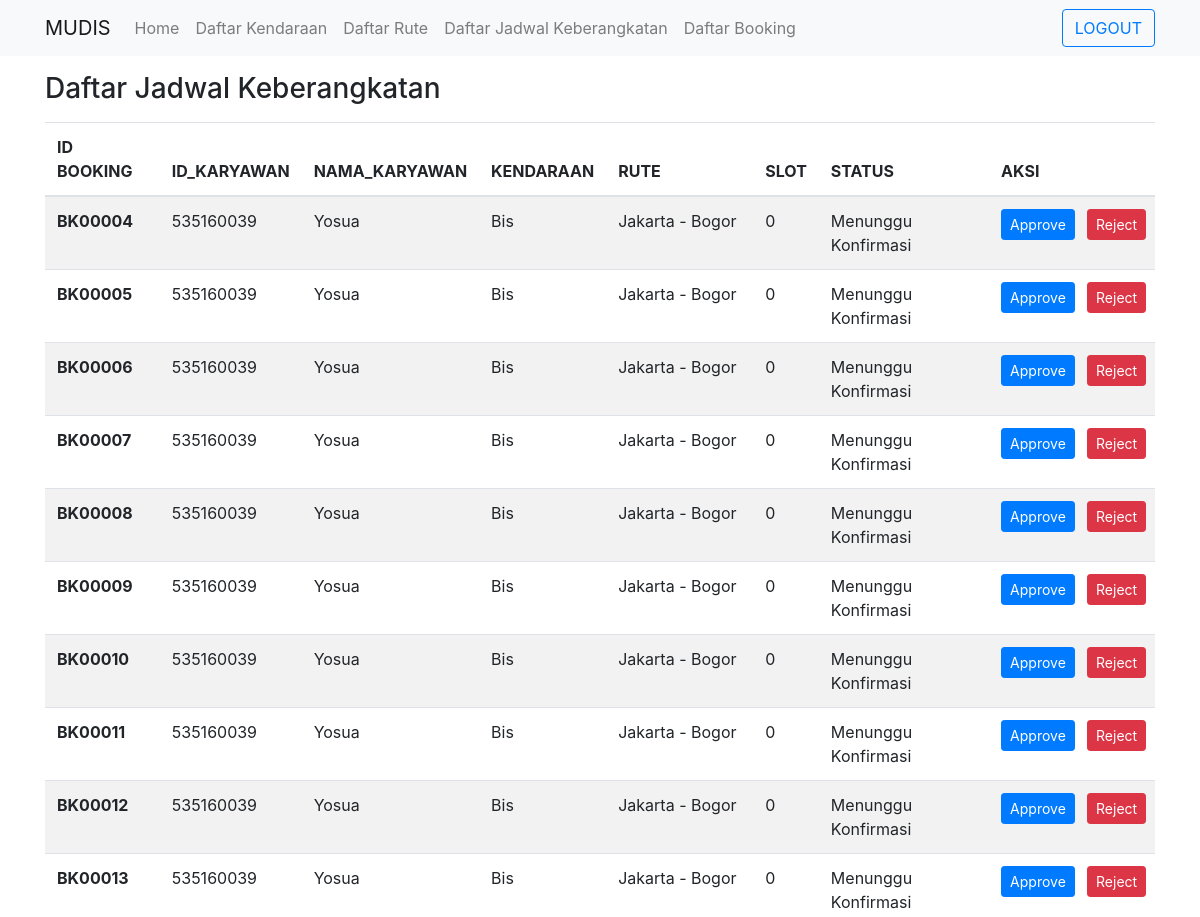
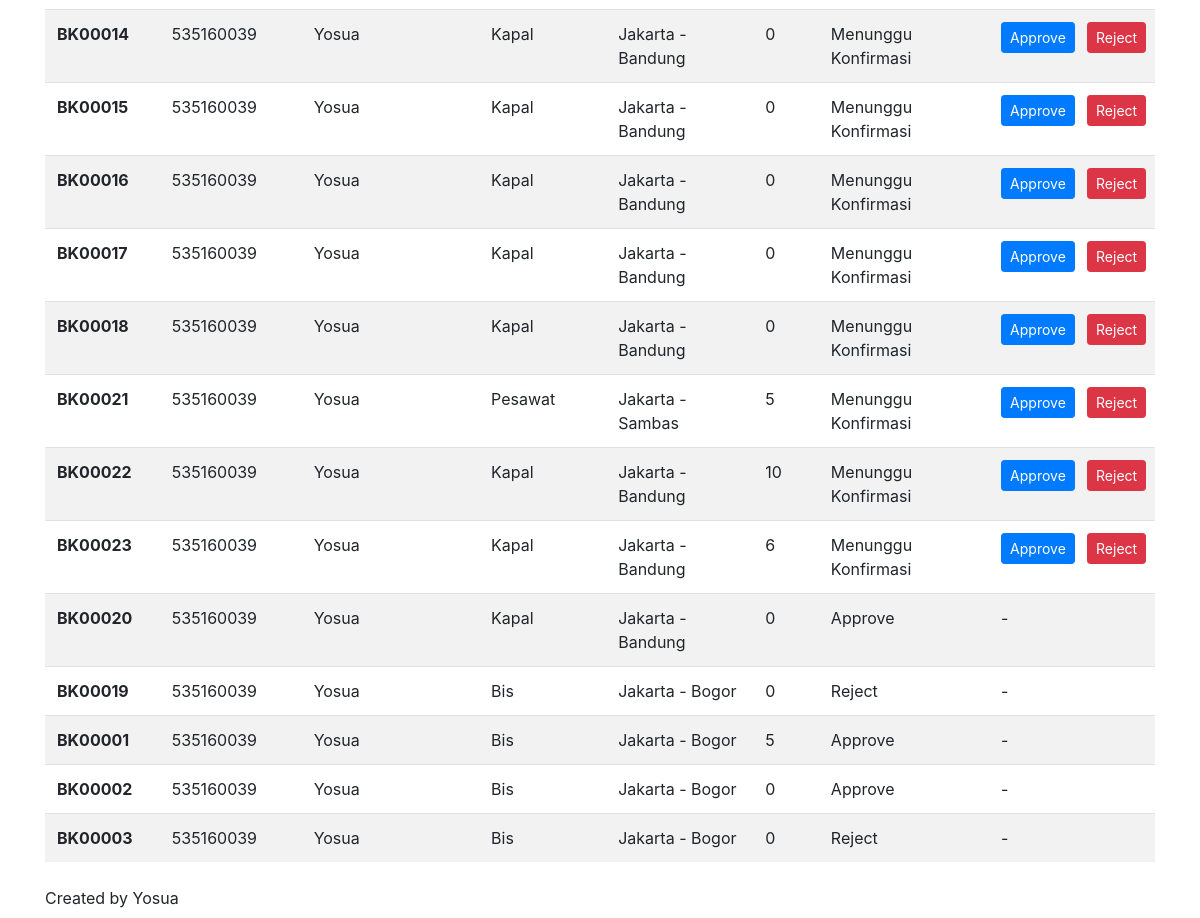
/index.php/admin/daftar_booking, run on the app's committed database (2 pictures, top to bottom).
### tables this page shows
CREATE TABLE `tbl_booking` (
  `ID_BOOKING` varchar(20) NOT NULL,
  `ID_KARYAWAN` varchar(20) NOT NULL,
  `ID_JADWAL` int(11) NOT NULL,
  `PERMINTAAN_SLOT` int(11) NOT NULL,
  `CRT_DT` datetime NOT NULL DEFAULT current_timestamp(),
  `STATUS` varchar(20) NOT NULL,
  `VALIDATION_DATE` datetime NOT NULL
);

CREATE TABLE `tbl_karyawan` (
  `ID_KARYAWAN` varchar(20) NOT NULL,
  `NAMA_KARYAWAN` varchar(100) NOT NULL,
  `ACTIVE` varchar(1) NOT NULL
);

CREATE TABLE `tbl_kendaraan` (
  `ID_KENDARAAN` int(11) NOT NULL,
  `NAMA_KENDARAAN` varchar(20) NOT NULL
);

### application/controllers/Admin.php (called while the page is built, shortened)
<?php
class Admin extends CI_Controller {
    public function __construct(){
        $this->load->model('Admin_model');
    }
    public function daftar_booking(){
        $data['judul_halaman'] = 'Admin';
        $data['daftar_booking'] = $this->Admin_model->get_DaftarBooking();
        $this->load->view('templates/header_admin.php', $data);
        $this->load->view('admin/daftar_booking.php', $data);
        $this->load->view('templates/footer_admin.php');
    }
}

### index.php (called while the page is built, shortened)
<?php
require_once BASEPATH.'core/CodeIgniter.php';

### application/models/Admin_model.php (called while the page is built, shortened)
<?php
    class Admin_model extends CI_model{
        public function get_DaftarBooking(){
            $query = "SELECT tbl_booking.ID_BOOKING, tbl_karyawan.ID_KARYAWAN, tbl_karyawan.NAMA_KARYAWAN, tbl_kendaraan.NAMA_KENDARAAN, CONCAT(tbl_rute.BERANGKAT, ' - ', tbl_rute.TUJUAN) RUTE, tbl_jadwal_keberangkatan.DATE, tbl_booking.PERMINTAAN_SLOT, tbl_booking.STATUS, tbl_booking.VALIDATION_DATE DATE_APPROVE FROM tbl_booking JOIN tbl_jadwal_keberangkatan on tbl_booking.ID_JADWAL = tbl_jadwal_keberangkatan.ID_JADWAL JOIN tbl_karyawan on tbl_booking.ID_KARYAWAN = tbl_karyawan.ID_KARYAWAN JOIN tbl_rute on tbl_jadwal_keberangkatan.ID_RUTE = tbl_rute.ID_RUTE JOIN tbl_kendaraan on tbl_rute.ID_KENDARAAN = tbl_kendaraan.ID_KENDARAAN WHERE tbl_karyawan.ACTIVE = 'Y' ORDER BY VALIDATION_DATE ASC, ID_BOOKING ASC";
            $query = $this->db->query($query);
            return $query->result_array();
        }
    }
?>

### application/views/admin/daftar_booking.php (the view, shortened to what this page needs)
<div class = "mt-3">
    <h3> Daftar Jadwal Keberangkatan </h3>
    <table class="table table-striped mt-3">
        <thead>
            <tr>
                <th scope="col">ID BOOKING</th>
                <th scope="col">ID_KARYAWAN</th>
                <th scope="col">NAMA_KARYAWAN</th>
                <th scope="col">KENDARAAN</th>
                <th scope="col">RUTE</th>
                <th scope="col">SLOT</th>
                <th scope="col">STATUS</th>
                <th scope="col">AKSI</th>
            </tr>
        </thead>
        <tbody>
            <?php foreach($daftar_booking as $db) : ?>
                <tr>
                    <th scope="row"><?= $db['ID_BOOKING'] ?></th>
                    <td><?= $db['ID_KARYAWAN'] ?></td>
                    <td><?= $db['NAMA_KARYAWAN'] ?></td>
                    <td><?= $db['NAMA_KENDARAAN'] ?></td>
                    <td><?= $db['RUTE'] ?></td>
                    <td><?= $db['PERMINTAAN_SLOT'] ?></td>
                    <?php if ($db['STATUS'] == "Menunggu" || $db['STATUS'] == "") { ?>
                        <td>Menunggu Konfirmasi</td>
                        <td>
                            <div class = "row">
                                <div class = "col">
                                    <a class="btn btn-primary btn-sm" href="<?= base_url(); ?>admin/update_StatusBooking/<?= $db['ID_BOOKING'] ?>/approve" role="button">Approve</a>
                                </div>
                                <div class = "col">
                                    <a class="btn btn-danger btn-sm" href="<?= base_url(); ?>admin/update_StatusBooking/<?= $db['ID_BOOKING'] ?>/reject" role="button">Reject</a>
                                </div>
                            </div>
                        </td>
                    <?php } else { ?>
                        <td><?= $db['STATUS'] ?></td>
                        <td>-</td>
                    <?php } ?>
                </tr>
            <?php endforeach; ?>
        </tbody>
    </table>
</div>

### data on the page
tbl_booking: ID_BOOKING "BK00004", ID_KARYAWAN.ID_KARYAWAN "535160039", ID_KARYAWAN.NAMA_KARYAWAN "Yosua", tbl_kendaraan.NAMA_KENDARAAN "Bis", RUTE "Jakarta - Bogor", PERMINTAAN_SLOT "0"
tbl_booking: ID_BOOKING "BK00005", ID_KARYAWAN.ID_KARYAWAN "535160039", ID_KARYAWAN.NAMA_KARYAWAN "Yosua", tbl_kendaraan.NAMA_KENDARAAN "Bis", RUTE "Jakarta - Bogor", PERMINTAAN_SLOT "0"
tbl_booking: ID_BOOKING "BK00006", ID_KARYAWAN.ID_KARYAWAN "535160039", ID_KARYAWAN.NAMA_KARYAWAN "Yosua", tbl_kendaraan.NAMA_KENDARAAN "Bis", RUTE "Jakarta - Bogor", PERMINTAAN_SLOT "0"
tbl_booking: ID_BOOKING "BK00007", ID_KARYAWAN.ID_KARYAWAN "535160039", ID_KARYAWAN.NAMA_KARYAWAN "Yosua", tbl_kendaraan.NAMA_KENDARAAN "Bis", RUTE "Jakarta - Bogor", PERMINTAAN_SLOT "0"
tbl_booking: ID_BOOKING "BK00008", ID_KARYAWAN.ID_KARYAWAN "535160039", ID_KARYAWAN.NAMA_KARYAWAN "Yosua", tbl_kendaraan.NAMA_KENDARAAN "Bis", RUTE "Jakarta - Bogor", PERMINTAAN_SLOT "0"
tbl_booking: ID_BOOKING "BK00009", ID_KARYAWAN.ID_KARYAWAN "535160039", ID_KARYAWAN.NAMA_KARYAWAN "Yosua", tbl_kendaraan.NAMA_KENDARAAN "Bis", RUTE "Jakarta - Bogor", PERMINTAAN_SLOT "0"
tbl_booking: ID_BOOKING "BK00010", ID_KARYAWAN.ID_KARYAWAN "535160039", ID_KARYAWAN.NAMA_KARYAWAN "Yosua", tbl_kendaraan.NAMA_KENDARAAN "Bis", RUTE "Jakarta - Bogor", PERMINTAAN_SLOT "0"
tbl_booking: ID_BOOKING "BK00011", ID_KARYAWAN.ID_KARYAWAN "535160039", ID_KARYAWAN.NAMA_KARYAWAN "Yosua", tbl_kendaraan.NAMA_KENDARAAN "Bis", RUTE "Jakarta - Bogor", PERMINTAAN_SLOT "0"
tbl_booking: ID_BOOKING "BK00012", ID_KARYAWAN.ID_KARYAWAN "535160039", ID_KARYAWAN.NAMA_KARYAWAN "Yosua", tbl_kendaraan.NAMA_KENDARAAN "Bis", RUTE "Jakarta - Bogor", PERMINTAAN_SLOT "0"
tbl_booking: ID_BOOKING "BK00013", ID_KARYAWAN.ID_KARYAWAN "535160039", ID_KARYAWAN.NAMA_KARYAWAN "Yosua", tbl_kendaraan.NAMA_KENDARAAN "Bis", RUTE "Jakarta - Bogor", PERMINTAAN_SLOT "0"
tbl_booking: ID_BOOKING "BK00014", ID_KARYAWAN.ID_KARYAWAN "535160039", ID_KARYAWAN.NAMA_KARYAWAN "Yosua", tbl_kendaraan.NAMA_KENDARAAN "Kapal", RUTE "Jakarta - Bandung", PERMINTAAN_SLOT "0"
tbl_booking: ID_BOOKING "BK00015", ID_KARYAWAN.ID_KARYAWAN "535160039", ID_KARYAWAN.NAMA_KARYAWAN "Yosua", tbl_kendaraan.NAMA_KENDARAAN "Kapal", RUTE "Jakarta - Bandung", PERMINTAAN_SLOT "0"
tbl_booking: ID_BOOKING "BK00016", ID_KARYAWAN.ID_KARYAWAN "535160039", ID_KARYAWAN.NAMA_KARYAWAN "Yosua", tbl_kendaraan.NAMA_KENDARAAN "Kapal", RUTE "Jakarta - Bandung", PERMINTAAN_SLOT "0"
tbl_booking: ID_BOOKING "BK00017", ID_KARYAWAN.ID_KARYAWAN "535160039", ID_KARYAWAN.NAMA_KARYAWAN "Yosua", tbl_kendaraan.NAMA_KENDARAAN "Kapal", RUTE "Jakarta - Bandung", PERMINTAAN_SLOT "0"
tbl_booking: ID_BOOKING "BK00018", ID_KARYAWAN.ID_KARYAWAN "535160039", ID_KARYAWAN.NAMA_KARYAWAN "Yosua", tbl_kendaraan.NAMA_KENDARAAN "Kapal", RUTE "Jakarta - Bandung", PERMINTAAN_SLOT "0"
tbl_booking: ID_BOOKING "BK00021", ID_KARYAWAN.ID_KARYAWAN "535160039", ID_KARYAWAN.NAMA_KARYAWAN "Yosua", tbl_kendaraan.NAMA_KENDARAAN "Pesawat", RUTE "Jakarta - Sambas", PERMINTAAN_SLOT "5"
tbl_booking: ID_BOOKING "BK00022", ID_KARYAWAN.ID_KARYAWAN "535160039", ID_KARYAWAN.NAMA_KARYAWAN "Yosua", tbl_kendaraan.NAMA_KENDARAAN "Kapal", RUTE "Jakarta - Bandung", PERMINTAAN_SLOT "10"
tbl_booking: ID_BOOKING "BK00023", ID_KARYAWAN.ID_KARYAWAN "535160039", ID_KARYAWAN.NAMA_KARYAWAN "Yosua", tbl_kendaraan.NAMA_KENDARAAN "Kapal", RUTE "Jakarta - Bandung", PERMINTAAN_SLOT "6"
tbl_booking: ID_BOOKING "BK00020", ID_KARYAWAN.ID_KARYAWAN "535160039", ID_KARYAWAN.NAMA_KARYAWAN "Yosua", tbl_kendaraan.NAMA_KENDARAAN "Kapal", RUTE "Jakarta - Bandung", PERMINTAAN_SLOT "0", STATUS "Approve"
tbl_booking: ID_BOOKING "BK00019", ID_KARYAWAN.ID_KARYAWAN "535160039", ID_KARYAWAN.NAMA_KARYAWAN "Yosua", tbl_kendaraan.NAMA_KENDARAAN "Bis", RUTE "Jakarta - Bogor", PERMINTAAN_SLOT "0", STATUS "Reject"
tbl_booking: ID_BOOKING "BK00001", ID_KARYAWAN.ID_KARYAWAN "535160039", ID_KARYAWAN.NAMA_KARYAWAN "Yosua", tbl_kendaraan.NAMA_KENDARAAN "Bis", RUTE "Jakarta - Bogor", PERMINTAAN_SLOT "5", STATUS "Approve"
tbl_booking: ID_BOOKING "BK00002", ID_KARYAWAN.ID_KARYAWAN "535160039", ID_KARYAWAN.NAMA_KARYAWAN "Yosua", tbl_kendaraan.NAMA_KENDARAAN "Bis", RUTE "Jakarta - Bogor", PERMINTAAN_SLOT "0", STATUS "Approve"
tbl_booking: ID_BOOKING "BK00003", ID_KARYAWAN.ID_KARYAWAN "535160039", ID_KARYAWAN.NAMA_KARYAWAN "Yosua", tbl_kendaraan.NAMA_KENDARAAN "Bis", RUTE "Jakarta - Bogor", PERMINTAAN_SLOT "0", STATUS "Reject"
